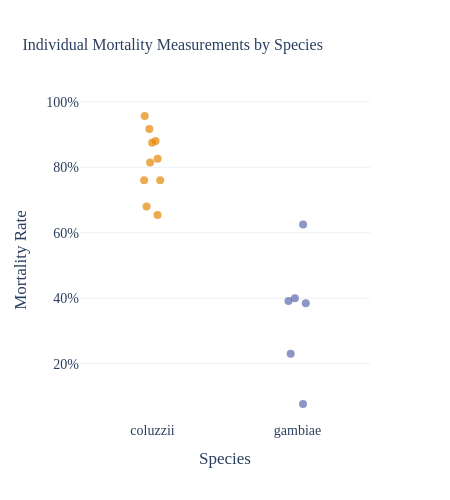

The notebook cell this image was saved under:
### Code cell
def create_stripplot(width=PLOT_WIDTH, height=PLOT_HEIGHT):
    fig = px.strip(
        df_clean,
        x='species',
        y='mort_females',
        color='species',
        color_discrete_map=TAXON_COLORS,
        title="Individual Mortality Measurements by Species",
        labels={
            'mort_females': 'Mortality Rate',
            'species': 'Species'
        }
    )
    
    fig.update_traces(marker=dict(size=8, opacity=0.7))
    
    fig.update_layout(
        width=width,
        height=height,
        template="plotly_white",
        yaxis_tickformat='.0%',
        showlegend=False,
        font=dict(size=FONT_SIZE, family=FONT_FAMILY),
        title_font=dict(size=TITLE_FONT_SIZE, family=FONT_FAMILY)
    )
    
    return fig

strip_fig = create_stripplot()
strip_fig.show()

### Figure 1 — Plotly figure (JSON) as saved in the notebook; plotly's stock layout.template omitted (floating-point values rounded to 4 significant figures)
{"data": [{"alignmentgroup": "True", "boxpoints": "all", "fillcolor": "rgba(255,255,255,0)", "hoveron": "points", "hovertemplate": "Species=%{x}<br>Mortality Rate=%{y}<extra></extra>", "legendgroup": "coluzzii", "line": {"color": "rgba(255,255,255,0)"}, "marker": {"color": "#e58606", "opacity": 0.7, "size": 8}, "name": "coluzzii", "offsetgroup": "coluzzii", "orientation": "v", "pointpos": 0, "showlegend": true, "type": "box", "x": ["coluzzii", "coluzzii", "coluzzii", "coluzzii", "coluzzii", "coluzzii", "coluzzii", "coluzzii", "coluzzii", "coluzzii"], "x0": " ", "xaxis": "x", "y": [0.68, 0.8261, 0.76, 0.6538, 0.8148, 0.88, 0.9565, 0.76, 0.9167, 0.875], "y0": " ", "yaxis": "y"}, {"alignmentgroup": "True", "boxpoints": "all", "fillcolor": "rgba(255,255,255,0)", "hoveron": "points", "hovertemplate": "Species=%{x}<br>Mortality Rate=%{y}<extra></extra>", "legendgroup": "gambiae", "line": {"color": "rgba(255,255,255,0)"}, "marker": {"color": "#5d69b1", "opacity": 0.7, "size": 8}, "name": "gambiae", "offsetgroup": "gambiae", "orientation": "v", "pointpos": 0, "showlegend": true, "type": "box", "x": ["gambiae", "gambiae", "gambiae", "gambiae", "gambiae", "gambiae"], "x0": " ", "xaxis": "x", "y": [0.07692, 0.4, 0.3846, 0.625, 0.2308, 0.3913], "y0": " ", "yaxis": "y"}], "layout": {"boxmode": "overlay", "font": {"family": "Fira Sans", "size": 14}, "height": 500, "legend": {"title": {"text": "Species"}, "tracegroupgap": 0}, "showlegend": false, "title": {"font": {"family": "Fira Sans", "size": 16}, "text": "Individual Mortality Measurements by Species"}, "width": 450, "xaxis": {"anchor": "y", "categoryarray": ["coluzzii", "gambiae"], "categoryorder": "array", "domain": [0, 1], "title": {"text": "Species"}}, "yaxis": {"anchor": "x", "domain": [0, 1], "tickformat": ".0%", "title": {"text": "Mortality Rate"}}}}
